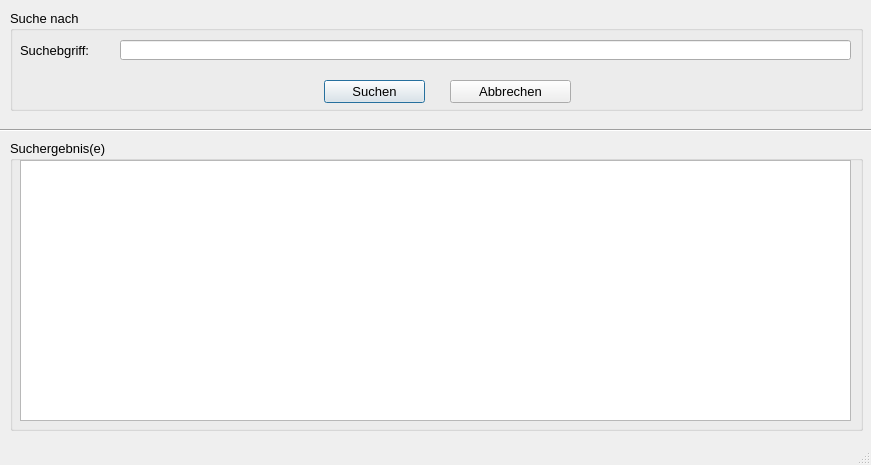
<?xml version="1.0" encoding="UTF-8"?>
<ui version="4.0">
 <class>Unterrichtsthemen_suchen</class>
 <widget class="QDialog" name="Unterrichtsthemen_suchen">
  <property name="geometry">
   <rect>
    <x>0</x>
    <y>0</y>
    <width>871</width>
    <height>465</height>
   </rect>
  </property>
  <property name="font">
   <font>
    <pointsize>10</pointsize>
   </font>
  </property>
  <property name="windowTitle">
   <string>Suchen</string>
  </property>
  <property name="sizeGripEnabled">
   <bool>true</bool>
  </property>
  <widget class="QGroupBox" name="groupBox">
   <property name="geometry">
    <rect>
     <x>10</x>
     <y>140</y>
     <width>853</width>
     <height>291</height>
    </rect>
   </property>
   <property name="title">
    <string>Suchergebnis(e)</string>
   </property>
   <widget class="QTableWidget" name="tw_suchen">
    <property name="geometry">
     <rect>
      <x>10</x>
      <y>20</y>
      <width>831</width>
      <height>261</height>
     </rect>
    </property>
    <property name="sizePolicy">
     <sizepolicy hsizetype="Fixed" vsizetype="Fixed">
      <horstretch>0</horstretch>
      <verstretch>0</verstretch>
     </sizepolicy>
    </property>
    <property name="editTriggers">
     <set>QAbstractItemView::NoEditTriggers</set>
    </property>
    <property name="alternatingRowColors">
     <bool>true</bool>
    </property>
    <attribute name="verticalHeaderVisible">
     <bool>false</bool>
    </attribute>
    <attribute name="verticalHeaderHighlightSections">
     <bool>true</bool>
    </attribute>
   </widget>
  </widget>
  <widget class="QGroupBox" name="groupBox_2">
   <property name="geometry">
    <rect>
     <x>10</x>
     <y>10</y>
     <width>853</width>
     <height>101</height>
    </rect>
   </property>
   <property name="sizePolicy">
    <sizepolicy hsizetype="Minimum" vsizetype="Minimum">
     <horstretch>0</horstretch>
     <verstretch>0</verstretch>
    </sizepolicy>
   </property>
   <property name="title">
    <string>Suche nach</string>
   </property>
   <widget class="QLineEdit" name="le_suche">
    <property name="geometry">
     <rect>
      <x>110</x>
      <y>30</y>
      <width>731</width>
      <height>20</height>
     </rect>
    </property>
   </widget>
   <widget class="QLabel" name="label_2">
    <property name="geometry">
     <rect>
      <x>10</x>
      <y>20</y>
      <width>101</width>
      <height>41</height>
     </rect>
    </property>
    <property name="text">
     <string>Suchebgriff:</string>
    </property>
   </widget>
   <widget class="QPushButton" name="pb_suchen">
    <property name="geometry">
     <rect>
      <x>314</x>
      <y>70</y>
      <width>101</width>
      <height>23</height>
     </rect>
    </property>
    <property name="text">
     <string>Suchen</string>
    </property>
    <property name="icon">
     <iconset>
      <normaloff>../../_Symbole/UsedSymbols/searchmagnifierinterfacesymbol1_79893.ico</normaloff>../../_Symbole/UsedSymbols/searchmagnifierinterfacesymbol1_79893.ico</iconset>
    </property>
   </widget>
   <widget class="QPushButton" name="pb_abbrechen">
    <property name="geometry">
     <rect>
      <x>440</x>
      <y>70</y>
      <width>121</width>
      <height>23</height>
     </rect>
    </property>
    <property name="text">
     <string>Abbrechen</string>
    </property>
    <property name="icon">
     <iconset>
      <normaloff>../../_Symbole/UsedSymbols/log-out_icon-icons.com_50106.ico</normaloff>../../_Symbole/UsedSymbols/log-out_icon-icons.com_50106.ico</iconset>
    </property>
   </widget>
  </widget>
  <widget class="Line" name="line">
   <property name="geometry">
    <rect>
     <x>-420</x>
     <y>110</y>
     <width>1541</width>
     <height>41</height>
    </rect>
   </property>
   <property name="orientation">
    <enum>Qt::Horizontal</enum>
   </property>
  </widget>
  <widget class="QLabel" name="l_info">
   <property name="geometry">
    <rect>
     <x>10</x>
     <y>430</y>
     <width>851</width>
     <height>31</height>
    </rect>
   </property>
   <property name="text">
    <string/>
   </property>
  </widget>
 </widget>
 <resources/>
 <connections/>
</ui>
